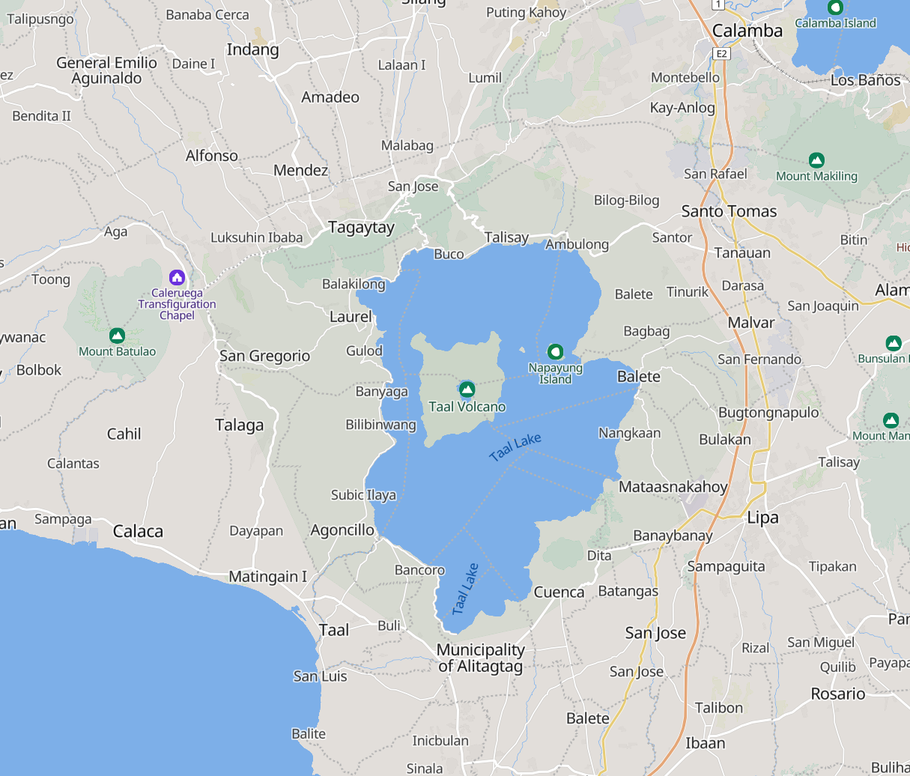
#> input picture taal.png, 910 x 776 px, shrunk from 1215 x 1036 before the run
$ python VolcanoInteractive.py
#> lines starting #> are read from the running program, lines starting #| are printed output that depends on the picture
import matplotlib.pyplot as plt
import numpy as np
import math
from matplotlib.widgets import Button, Slider, RadioButtons
from matplotlib.colors import LinearSegmentedColormap
import matplotlib as mpl

# ----------------------- Appearance defaults -----------------------
mpl.rcParams['font.family'] = 'sans-serif'
mpl.rcParams['font.sans-serif'] = ['Arial', 'Helvetica', 'DejaVu Sans']

# ----------------------- Volcano Info -----------------------
volcano_name = "Taal Volcano"
volcano_x, volcano_y = 2, -1

# ----------------------- PHIVOLCS alert settings -----------------------
ERUPTION_COLORS = {
    0: {"label": "Normal", "max_radius": 0, "growth_rate": 0,
        "colors": ['#38761d', '#6aa84f'], "desc": "No eruption; normal background activity.",
        "eq_mag_str": "0.0", "eq_mag_num": 0.0},
    1: {"label": "Abnormal", "max_radius": 5, "growth_rate": 1,
        "colors": ['#f1c232', '#f6b26b'], "desc": "Increased unrest; minor steam and gas emissions.",
        "eq_mag_str": "1.0–2.0", "eq_mag_num": 1.5},
    2: {"label": "Increasing Unrest", "max_radius": 12, "growth_rate": 1.5,
        "colors": ['#cc0000', '#ff6600'], "desc": "Possible minor eruptions; ashfall local.",
        "eq_mag_str": "2.0–3.5", "eq_mag_num": 3.0},
    3: {"label": "Minor Eruption", "max_radius": 25, "growth_rate": 2,
        "colors": ['#800000', '#cc0000'], "desc": "Phreatomagmatic eruption; widespread ashfall.",
        "eq_mag_str": "3.5–5.0", "eq_mag_num": 4.5},
    4: {"label": "Hazardous Eruption", "max_radius": 50, "growth_rate": 3,
        "colors": ['#330000', '#800000'], "desc": "Plinian-style eruption; heavy ashfall.",
        "eq_mag_str": "5.0+", "eq_mag_num": 6.0}
}

# ----------------------- Map Setup -----------------------
try:
    map_img = plt.imread("taal.png")
#> map_img is the input picture: shape (776, 910, 4) float32; mean R, G, B, A 0.779, 0.816, 0.841, 1
except FileNotFoundError:
    print("Warning: 'taal.png' not found. Using blank background.")
    map_img = None

x_min, x_max, y_min, y_max = -60, 60, -60, 60
grid_res = 240
xs = np.linspace(x_min, x_max, grid_res)
ys = np.linspace(y_min, y_max, grid_res)
XX, YY = np.meshgrid(xs, ys)
dist_grid = np.sqrt((XX - volcano_x) ** 2 + (YY - volcano_y) ** 2)

# ----------------------- Damage & Ash Models -----------------------
def compute_damage_map(radius, scale, eq_mag_num, max_radius):
    if radius <= 0 or max_radius <= 0:
        return np.zeros_like(dist_grid)
    base = np.clip(1 - (dist_grid / radius), 0, 1)
    scale_factor = scale / 4.0
    quake_factor = min(eq_mag_num / 7.0, 1.0)
    damage = base * scale_factor * quake_factor
    damage *= np.exp(-dist_grid / max(1.0, (max_radius / 6.0)))
    damage[dist_grid > max_radius] = 0.0
    return np.clip(damage, 0, 1)

def compute_ash_map(radius, wind_dir, wind_speed, max_radius):
    if radius <= 0 or max_radius <= 0:
        return np.zeros_like(dist_grid)

    ash_angle_deg = (wind_dir + 180) % 360
    ash_rad = np.deg2rad(ash_angle_deg)
    ux, uy = math.sin(ash_rad), math.cos(ash_rad)
    wind_factor = max(0.1, wind_speed / 10.0)
    parallel_sigma = max(1.0, (radius + 1.0) * 0.4 * wind_factor)
    perp_sigma = max(0.5, (radius + 1.0) * 0.25)

    # ------------- FIX APPLIED HERE ---------------
    # Ash now starts EXACTLY at the volcano triangle
    cx, cy = volcano_x, volcano_y
    # ----------------------------------------------

    RX, RY = XX - cx, YY - cy
    parallel = RX * ux + RY * uy
    perp = -RX * uy + RY * ux

    gauss = np.exp(-0.5 * ((parallel / parallel_sigma) ** 2 + (perp / perp_sigma) ** 2))
    gauss *= 1 / (1 + np.exp(-0.8 * parallel))
    radial_atten = np.exp(-dist_grid / max(1.0, max_radius / 3.0))

    ash = gauss * radial_atten
    ash /= np.max(ash) if np.max(ash) > 0 else 1
    ash *= np.clip((radius / max(1.0, max_radius)) * 1.2 + 0.05, 0, 1)

    ash[dist_grid > max_radius * 1.5] = 0
    return ash

# ----------------------- Figure & UI -----------------------
plt.ion()
fig = plt.figure(figsize=(12,10), facecolor='#a9a9a9')
fig.suptitle("🌋 Taal Volcano Eruption Hazard Simulation", y=0.03, fontsize=16, fontweight='bold')
ax_map = fig.add_axes([0.05,0.12,0.7,0.82], facecolor='#a9a9a9')

colors = ["#fef0d9","#fc8d59","#d7301f"]
cmap_damage = LinearSegmentedColormap.from_list("DamageCmap", colors)
ash_cmap = plt.get_cmap('Greys_r')

# --- Controls ---
control_bg = '#a9a9a9'
ax_alert = fig.add_axes([0.78,0.80,0.2,0.15], facecolor=control_bg)
ax_wind_speed = fig.add_axes([0.78,0.73,0.18,0.035], facecolor=control_bg)
ax_wind_dir = fig.add_axes([0.78,0.68,0.18,0.035], facecolor=control_bg)
ax_ash_strength = fig.add_axes([0.78,0.63,0.18,0.035], facecolor=control_bg)
ax_btn_reset = fig.add_axes([0.78,0.56,0.18,0.045], facecolor=control_bg)
ax_btn_ash = fig.add_axes([0.78,0.49,0.18,0.045], facecolor=control_bg)
ax_btn_damage = fig.add_axes([0.78,0.42,0.18,0.045], facecolor=control_bg)
ax_btn_rings = fig.add_axes([0.78,0.35,0.18,0.045], facecolor=control_bg)

radio_alert = RadioButtons(ax_alert, [f"{i}: {ERUPTION_COLORS[i]['label']}" for i in range(5)], active=2)
slider_speed = Slider(ax_wind_speed, 'Wind Speed (km/h)', 0,50,valinit=10,valstep=1)
slider_dir = Slider(ax_wind_dir, 'Wind Dir (°)', 0,360,valinit=90,valstep=1)
slider_ash = Slider(ax_ash_strength,'Ash Scale',0.1,2.0,valinit=1.0)

btn_reset = Button(ax_btn_reset,'RESET SIMULATION',color='#dc143c',hovercolor='#ff6347')
btn_ash = Button(ax_btn_ash,'Ash Plume (ON)',color='#dcdcdc',hovercolor='#c0c0c0')
btn_damage = Button(ax_btn_damage,'Damage Map (ON)',color='#dcdcdc',hovercolor='#c0c0c0')
btn_rings = Button(ax_btn_rings,'Impact Rings (ON)',color='#dcdcdc',hovercolor='#c0c0c0')

# ----------------------- State -----------------------
show_ash, show_damage, show_impact = True, True, True
radius = 0.1
frame_dt = 0.45
scale = 2
settings = ERUPTION_COLORS[scale]

# ----------------------- Artists -----------------------
bg_img_artist = ax_map.imshow(map_img, extent=[x_min,x_max,y_min,y_max], zorder=0) if map_img is not None else None
dmg_artist = ax_map.imshow(np.zeros_like(XX), extent=[x_min,x_max,y_min,y_max], origin='lower', cmap=cmap_damage, alpha=0.85, vmin=0, vmax=1, zorder=3)
ash_artist = ax_map.imshow(np.zeros_like(XX), extent=[x_min,x_max,y_min,y_max], origin='lower', cmap=ash_cmap, alpha=0.65, vmin=0, vmax=1, zorder=4)
volcano_marker, = ax_map.plot(volcano_x,volcano_y,'^',markersize=16, markerfacecolor=settings["colors"][1], markeredgecolor='white', zorder=6)
info_text = ax_map.text(x_min+2, y_max-8, '', fontsize=10, color='black',
                        bbox=dict(facecolor='#f0f0f0', alpha=0.95, boxstyle='round,pad=0.6', linewidth=1.2), zorder=7)
impact_rings = [plt.Circle((volcano_x,volcano_y),1,color=settings["colors"][0], fill=False, linewidth=2.0, linestyle='--', alpha=0.55, zorder=2) for _ in settings["colors"]]
for ring in impact_rings: ax_map.add_patch(ring)

# ----------------------- Update Function -----------------------
def update_plot():
    global radius, settings
    settings = ERUPTION_COLORS[scale]
    max_radius, eq_mag_num = settings["max_radius"], settings["eq_mag_num"]

    dmg = compute_damage_map(radius, scale, eq_mag_num, max_radius) if show_damage else np.zeros_like(XX)
    dmg_artist.set_data(np.ma.masked_where(dmg <= 0.001, dmg))

    ash = compute_ash_map(radius, slider_dir.val, slider_speed.val, max_radius)*slider_ash.val if show_ash else np.zeros_like(XX)
    ash_artist.set_data(np.ma.masked_where(ash<=0.01,ash))

    volcano_marker.set_markerfacecolor(settings["colors"][1])

    for i, ring in enumerate(impact_rings):
        r = radius - i*5
        ring.set_radius(r if show_impact and r>0 else 0)
        ring.set_edgecolor(settings["colors"][i])

    info_text.set_text(
        f"Alert Level {scale}: {settings['label']}\n"
        f"Radius: {radius:.1f}/{max_radius} km\n"
        f"Wind: {slider_speed.val:.0f} km/h from {slider_dir.val:.0f}°\n"
        f"Possible Earthquake Magnitude: {settings['eq_mag_str']}\n"
        f"{settings['desc']}"
    )
    fig.canvas.draw_idle()

    btn_ash.label.set_text(f"Ash Plume ({'ON' if show_ash else 'OFF'})")
    btn_damage.label.set_text(f"Damage Map ({'ON' if show_damage else 'OFF'})")
    btn_rings.label.set_text(f"Impact Rings ({'ON' if show_impact else 'OFF'})")

# ----------------------- Callbacks -----------------------
def on_alert(label):
    global scale, radius
    scale = int(label.split(":")[0])
    radius = 0.1
    update_plot()

def reset(event):
    global radius, show_ash, show_damage, show_impact
    radius = 0.1
    show_ash = show_damage = show_impact = True
    slider_speed.set_val(10)
    slider_dir.set_val(90)
    slider_ash.set_val(1.0)
    update_plot()

def toggle_ash(event):
    global show_ash
    show_ash = not show_ash
    update_plot()

def toggle_damage(event):
    global show_damage
    show_damage = not show_damage
    update_plot()

def toggle_rings(event):
    global show_impact
    show_impact = not show_impact
    update_plot()

radio_alert.on_clicked(on_alert)
slider_speed.on_changed(lambda v: update_plot())
slider_dir.on_changed(lambda v: update_plot())
slider_ash.on_changed(lambda v: update_plot())
btn_reset.on_clicked(reset)
btn_ash.on_clicked(toggle_ash)
btn_damage.on_clicked(toggle_damage)
btn_rings.on_clicked(toggle_rings)

# ----------------------- Animation Loop -----------------------
update_plot()
plt.show(block=False)
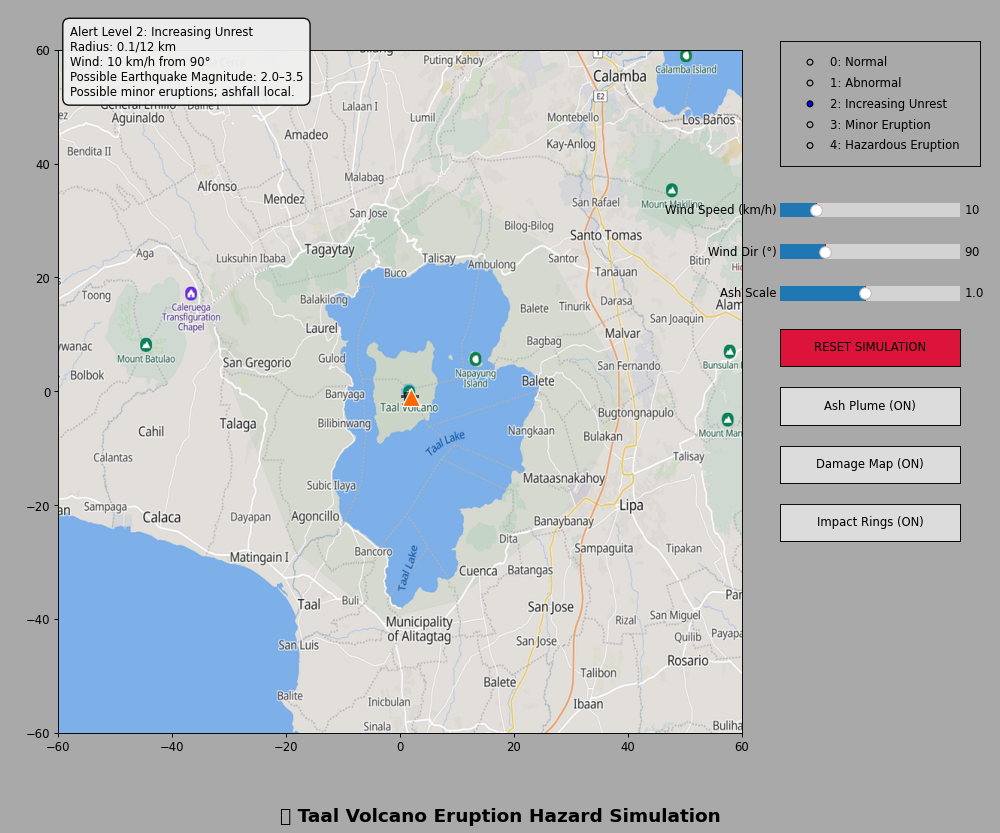
#> figure drawn by matplotlib, 5 panels

while plt.fignum_exists(fig.number):
    settings = ERUPTION_COLORS[scale]
    if scale>0 and radius<settings["max_radius"]:
        radius += settings["growth_rate"]*0.3
        radius = min(radius, settings["max_radius"])
    elif scale==0 and radius>0.1:
        radius = max(0.1,radius-0.5)

    update_plot()
    plt.pause(frame_dt)
